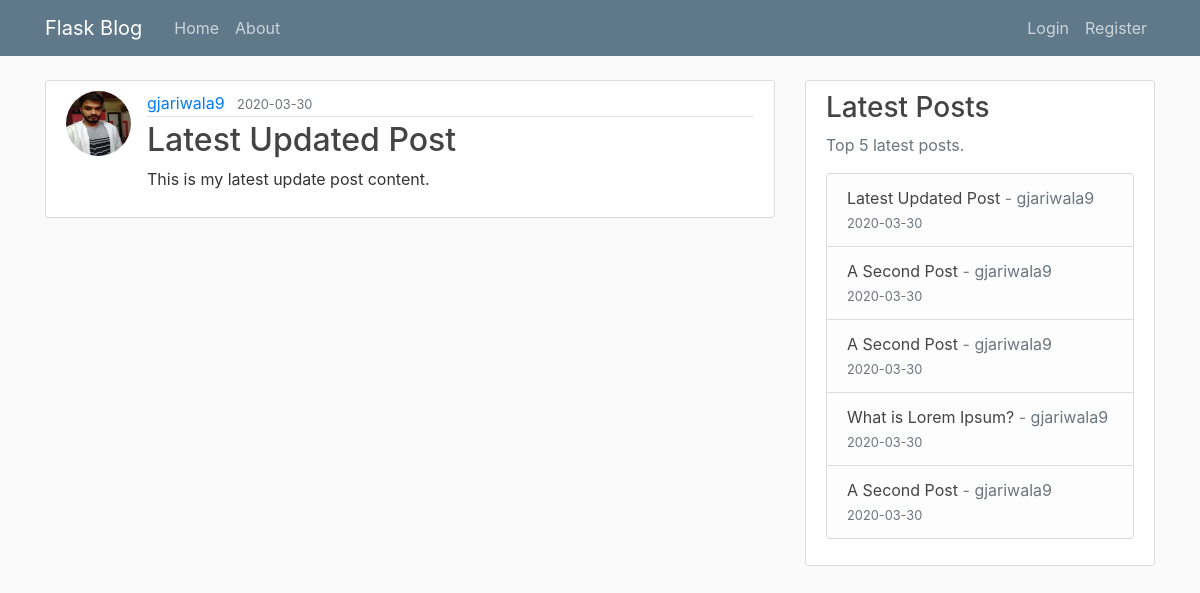
Screenshot of /post/23 with the database file from the repository.
### flask_blog/models.py (models this page shows, shortened)
class User(db.Model, UserMixin):
	id = db.Column(db.Integer, primary_key=True)
	username = db.Column(db.String(20), unique=True, nullable=False)
	email = db.Column(db.String(120), unique=True, nullable=False)
	image_file = db.Column(db.String(20), nullable=False, default='default.jpg')
	password = db.Column(db.String(60), nullable=False)
	posts = db.relationship('Post', backref='author', lazy=True)

class Post(db.Model):
	id = db.Column(db.Integer, primary_key=True)
	title = db.Column(db.String(100), nullable=False)
	date_posted = db.Column(db.DateTime, nullable=False, default=datetime.utcnow)
	content = db.Column(db.Text, nullable=False)
	user_id = db.Column(db.Integer, db.ForeignKey('user.id'), nullable=False)

### flask_blog/posts/routes.py (the view)
@posts.route("/post/<int:post_id>")
def post(post_id):
    post = Post.query.get_or_404(post_id)
    return render_template('post.html', title=post.title, post=post)

### flask_blog/posts/routes.py (called while the page is built)
@posts.context_processor
def inject_lastest_post_all_templates():
    latest_posts = Post.query.order_by(Post.date_posted.desc()).limit(5).all()
    return dict(latest_posts=latest_posts)

### flask_blog/templates/post.html (shortened to what this page needs)
{% extends "layout.html" %}
{% block content %}
  <article class="media content-section">
    <img class="rounded-circle article-img" src="{{ url_for('static', filename='profile_pics/' + post.author.image_file) }}">
    <div class="media-body">
      <div class="article-metadata">
        <a class="mr-2" href="{{ url_for('users.user_posts', username=post.author.username) }}">{{ post.author.username }}</a>
        <small class="text-muted">{{ post.date_posted.strftime('%Y-%m-%d') }}</small>
      </div>
      <h2 class="article-title">{{ post.title }}</h2>
      <p class="article-content">{{ post.content }}</p>
    </div>
  </article>
{% endblock content %}

### flask_blog/templates/layout.html (shortened to what this page needs)
<!DOCTYPE html>
<html>
<head>
    <link rel="stylesheet" href="https://maxcdn.bootstrapcdn.com/bootstrap/4.0.0/css/bootstrap.min.css">
    <link rel="stylesheet" type="text/css" href="{{ url_for('static', filename='main.css') }}">
</head>
<body>
    <header class="site-header">
      <nav class="navbar navbar-expand-md navbar-dark bg-steel fixed-top">
        <div class="container">
          <a class="navbar-brand mr-4" href="/">Flask Blog</a>
          <div class="collapse navbar-collapse" id="navbarToggle">
            <div class="navbar-nav mr-auto">
              <a class="nav-item nav-link" href="{{ url_for('main.home') }}">Home</a>
              <a class="nav-item nav-link" href="{{ url_for('main.about') }}">About</a>
            </div>
            <div class="navbar-nav">
              {% if current_user.is_authenticated %}
                <a class="nav-item nav-link" href="{{ url_for('posts.new_post') }}">New Post</a>
                <a class="nav-item nav-link" href="{{ url_for('users.account') }}">Account</a>
                <a class="nav-item nav-link" href="{{ url_for('users.logout') }}">Logout</a>
              {% else %}
                <a class="nav-item nav-link" href="{{ url_for('users.login') }}">Login</a>
                <a class="nav-item nav-link" href="{{ url_for('users.register') }}">Register</a>
              {% endif %}
            </div>
          </div>
        </div>
      </nav>
    </header>
    <main role="main" class="container">
      <div class="row">
        <div class="col-md-8">
          {% block content %}{% endblock %}
        </div>
        <div class="col-md-4">
          <div class="content-section">
            <h3>Latest Posts</h3>
            <p class='text-muted'>Top 5 latest posts.
              <ul class="list-group">
                {% for post in latest_posts %}
                  <li class="list-group-item list-group-item-light">
                    <a class="article-title" href="{{ url_for('posts.post', post_id=post.id) }}">{{ post.title }}</a> -
                    <a class="text-muted" href="{{ url_for('users.user_posts', username=post.author.username) }}">{{ post.author.username }}</a><br>
                    <small class="text-muted">{{ post.date_posted.strftime('%Y-%m-%d') }}</small>
                  </li>
                {% endfor %}
              </ul>
            </p>
          </div>
        </div>
      </div>
    </main>
</body>
</html>

### flask_blog/static/main.css (style rules this page uses)
body { background: #fafafa; color: #333333; margin-top: 5rem; }
h1, h2, h3, h4, h5, h6 { color: #444444; }
.bg-steel { background-color: #5f788a; }
.site-header .navbar-nav .nav-link { color: #cbd5db; }
.content-section { background: #ffffff; padding: 10px 20px; border: 1px solid #dddddd; border-radius: 3px; margin-bottom: 20px; }
.article-title { color: #444444; }
.article-content { white-space: pre-line; }
.article-img { height: 65px; width: 65px; margin-right: 16px; }
.article-metadata { padding-bottom: 1px; margin-bottom: 4px; border-bottom: 1px solid #e3e3e3 }

### rows the page displays
User: image_file (picture), author.username "gjariwala9"
Post: date_posted "2020-03-30", title "Latest Updated Post", content "This is my latest update post content.", author.username "gjariwala9"
Post: title "A Second Post", author.username "gjariwala9", date_posted "2020-03-30"
Post: title "A Second Post", author.username "gjariwala9", date_posted "2020-03-30"
Post: title "What is Lorem Ipsum?", author.username "gjariwala9", date_posted "2020-03-30"
Post: title "A Second Post", author.username "gjariwala9", date_posted "2020-03-30"
